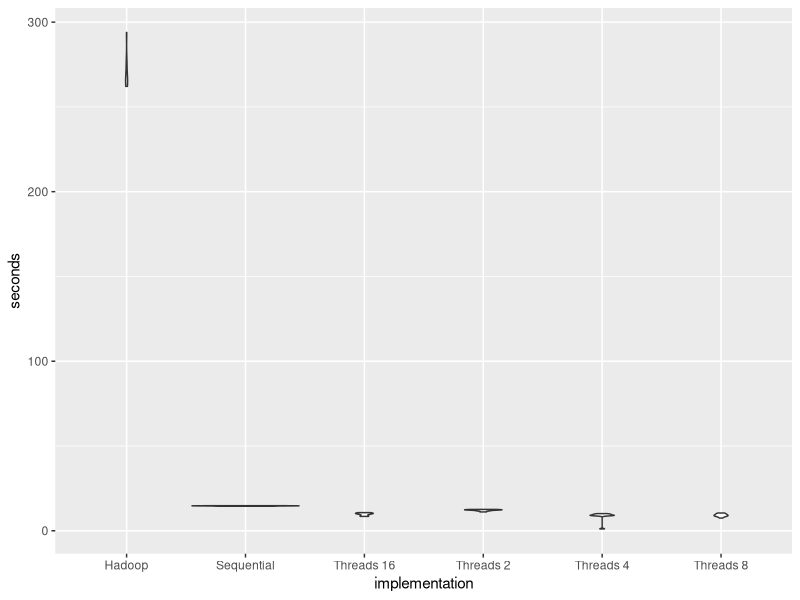
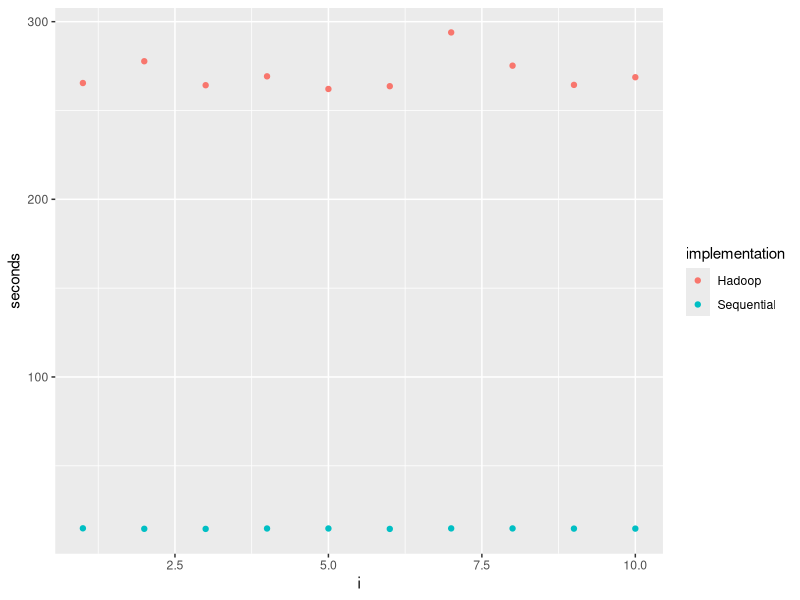

Recreate these plots in R, in order.
## ---- chunk 1
suppressMessages(library(dplyr))
suppressMessages(library(ggplot2))
results <- read.csv("input/books/result.csv",header = FALSE) %>% 
  rename(times=V1, implementation=V2) %>%
  mutate(seconds=(as.numeric(times))/1000)
## ---- chunk 2
runs <- data.frame(results)
ggplot(runs, aes(x=implementation, y=seconds)) + geom_violin()
## ---- chunk 3
hadoop <-runs %>% filter(implementation=="Hadoop") %>% mutate(i=1:n())
sequential <-runs %>% filter(implementation=="Sequential") %>% mutate(i=1:n())
all <- rbind(sequential,hadoop)
ggplot(all, aes(x=i, y=seconds, color=implementation)) + geom_point()
